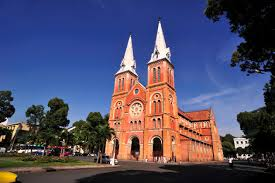
#> input picture ThongKe_Ungdung/varian/nha_tho.jpg, 275 x 183 px
$ jupyter execute Varian.ipynb
#> lines starting #> are read from the running program, lines starting #| are printed output that depends on the picture
[cell 1]
# varian là độ lệnh chuẩn
# nó là độ lệnh so với vị trí trung bình
# minh hoạt tính varian
def mean(x):
    t=sum(x)
    return t/len(x)

def varian(x):
    me= mean(x)

    diff=[]
    for i in x:
        diff.append((i-me)**2)
    var = sum(diff)/len(diff)
    return var

[cell 2]
x=[1,3,4,2,6,7]
var= varian(x)
var

[cell 3]
# ứng dụng của varian để phát hiện cạnh của vật thể trong ảnh
import numpy as np
import cv2
import math
from scipy.ndimage.filters import generic_filter

img=cv2.imread('nha_tho.jpg',1) # đưa về ảnh xám
#> img is the input picture: shape (183, 275, 3); mean B, G, R 104.3, 77.8, 79.6
print(img)
#> (printed output is left out)

gray_img= cv2.cvtColor(img, cv2.COLOR_BGR2GRAY)
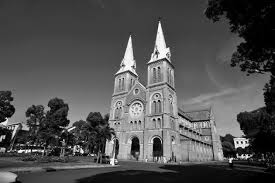
#> gray_img: shape (183, 275); min 0, max 255, mean 81.4

x= gray_img.astype('float')
x_filt= generic_filter(x,np.std, size=2) # sử dụng hàm generic_filter truyền vào ảnh , np.std là hàm tính độ lệnh chuẩn, size là độ lớn của kernel
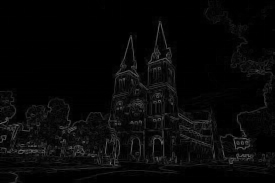
#> x_filt: shape (183, 275) float64; min 0, max 114.9, mean 8.2

# lọc loại bỏ những giá trị nhỏ hơn 20
x_filt[x_filt <20]=0

# tăng độ sáng cảu điểm ảnh của x_filt để cho rõ ràng
x_filt=x_filt *2.5
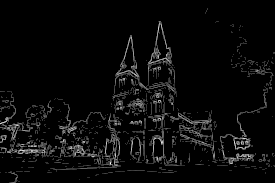
#> x_filt: shape (183, 275) float64; min 0, max 287.3, mean 11.9; drawn with min black and max white

cv2.imshow('input',img)
cv2.imshow('out', x_filt)
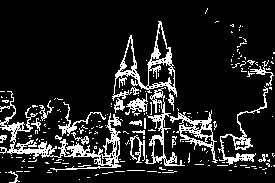
#> window 'out': shape (183, 275); 13.2% white in thin lines or dots

cv2.waitKey(0)
cv2.destroyAllWindows()
